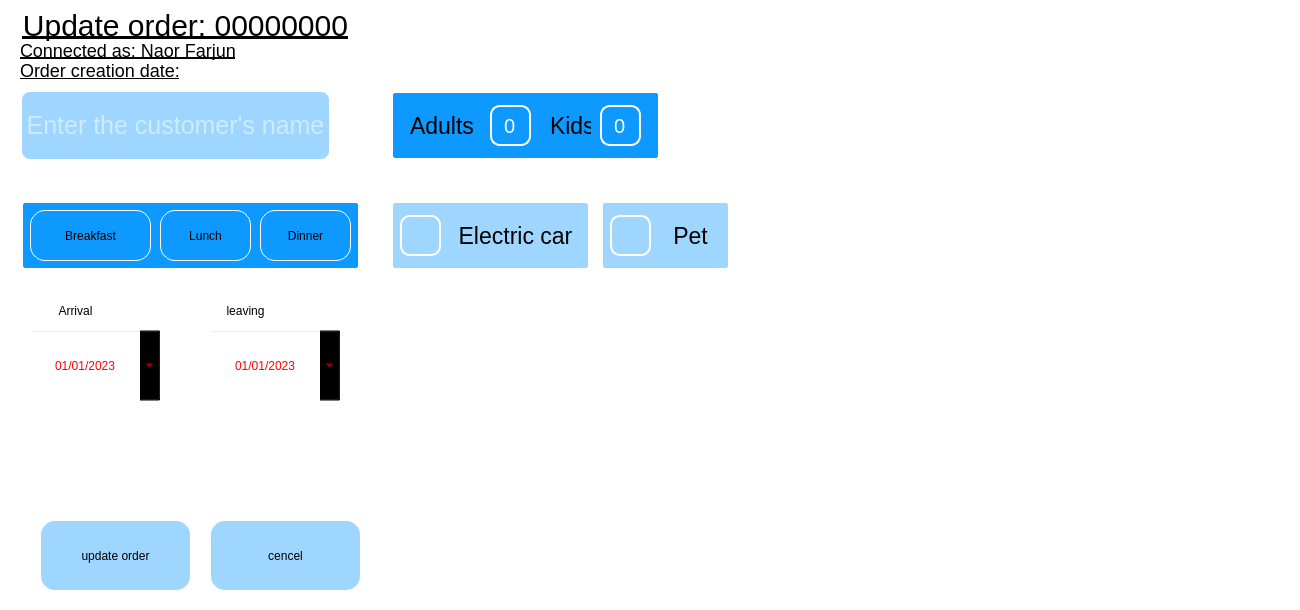
<?xml version="1.0" encoding="UTF-8"?>
<ui version="4.0">
 <class>Form</class>
 <widget class="QWidget" name="Form">
  <property name="geometry">
   <rect>
    <x>0</x>
    <y>0</y>
    <width>1300</width>
    <height>610</height>
   </rect>
  </property>
  <property name="windowTitle">
   <string>Form</string>
  </property>
  <property name="styleSheet">
   <string notr="true">font:  &quot;Calibri&quot;;
background-color:transparent;</string>
  </property>
  <widget class="QLabel" name="title_label">
   <property name="geometry">
    <rect>
     <x>10</x>
     <y>10</y>
     <width>351</width>
     <height>31</height>
    </rect>
   </property>
   <property name="styleSheet">
    <string notr="true">background-color: transparent;
font-size:30px;
text-decoration: underline;
color: rgb(0, 0, 0);</string>
   </property>
   <property name="text">
    <string>Update order: 00000000</string>
   </property>
   <property name="alignment">
    <set>Qt::AlignCenter</set>
   </property>
  </widget>
  <widget class="QLabel" name="created_by_label">
   <property name="geometry">
    <rect>
     <x>20</x>
     <y>40</y>
     <width>231</width>
     <height>20</height>
    </rect>
   </property>
   <property name="styleSheet">
    <string notr="true">background-color: transparent;
font-size:18px;
text-decoration: underline;
color: rgb(0, 0, 0);</string>
   </property>
   <property name="text">
    <string>Connected as: Naor Farjun</string>
   </property>
   <property name="alignment">
    <set>Qt::AlignLeading|Qt::AlignLeft|Qt::AlignVCenter</set>
   </property>
  </widget>
  <widget class="QLineEdit" name="customer_name_input">
   <property name="geometry">
    <rect>
     <x>20</x>
     <y>90</y>
     <width>311</width>
     <height>71</height>
    </rect>
   </property>
   <property name="styleSheet">
    <string notr="true">border-radius:15px;
font-size:25px;
background-color:rgba(13, 153, 255,0.4);
color: rgb(255, 255, 255);

border:2px solid  rgb(255, 255, 255);
border-radius:10px;</string>
   </property>
   <property name="text">
    <string/>
   </property>
   <property name="maxLength">
    <number>100</number>
   </property>
   <property name="alignment">
    <set>Qt::AlignCenter</set>
   </property>
   <property name="placeholderText">
    <string>Enter the customer's name</string>
   </property>
  </widget>
  <widget class="QPushButton" name="update_btn">
   <property name="geometry">
    <rect>
     <x>40</x>
     <y>520</y>
     <width>151</width>
     <height>71</height>
    </rect>
   </property>
   <property name="styleSheet">
    <string notr="true">QPushButton:hover {
 background:   rgb(48, 120, 200);
}
QPushButton{
border-radius:15px;
font: 25px &quot;Calibri&quot;;
border:1px solid  rgb(255, 255, 255);
background-color:rgba(13, 153, 255,0.4);

}</string>
   </property>
   <property name="text">
    <string>update order</string>
   </property>
  </widget>
  <widget class="QPushButton" name="cencel_btn">
   <property name="geometry">
    <rect>
     <x>210</x>
     <y>520</y>
     <width>151</width>
     <height>71</height>
    </rect>
   </property>
   <property name="styleSheet">
    <string notr="true">QPushButton:hover {
 background:   rgb(48, 120, 200);
}
QPushButton{
border-radius:15px;
font: 25px &quot;Calibri&quot;;
border:1px solid  rgb(255, 255, 255);
background-color:rgba(13, 153, 255,0.4);

}</string>
   </property>
   <property name="text">
    <string>cencel</string>
   </property>
  </widget>
  <widget class="QFrame" name="guest_frame">
   <property name="geometry">
    <rect>
     <x>390</x>
     <y>90</y>
     <width>271</width>
     <height>71</height>
    </rect>
   </property>
   <property name="styleSheet">
    <string notr="true">.QFrame{
background-color: rgb(13, 153, 255);
border:3px solid  rgb(255, 255, 255);
border-radius:5px;
}</string>
   </property>
   <property name="frameShape">
    <enum>QFrame::StyledPanel</enum>
   </property>
   <property name="frameShadow">
    <enum>QFrame::Raised</enum>
   </property>
   <widget class="QFrame" name="adults_frame">
    <property name="geometry">
     <rect>
      <x>10</x>
      <y>5</y>
      <width>141</width>
      <height>61</height>
     </rect>
    </property>
    <property name="styleSheet">
     <string notr="true">border:noen;
border-radius:0;
</string>
    </property>
    <property name="frameShape">
     <enum>QFrame::StyledPanel</enum>
    </property>
    <property name="frameShadow">
     <enum>QFrame::Raised</enum>
    </property>
    <widget class="QLabel" name="adults_label">
     <property name="geometry">
      <rect>
       <x>10</x>
       <y>10</y>
       <width>71</width>
       <height>41</height>
      </rect>
     </property>
     <property name="styleSheet">
      <string notr="true">background-color: transparent;
font-size:23px;
color: rgb(0, 0, 0);</string>
     </property>
     <property name="text">
      <string>Adults</string>
     </property>
    </widget>
    <widget class="QSpinBox" name="adults_input">
     <property name="geometry">
      <rect>
       <x>90</x>
       <y>10</y>
       <width>41</width>
       <height>41</height>
      </rect>
     </property>
     <property name="styleSheet">
      <string notr="true">background-color: transparent;
font-size:20px;
background-color:rgba(13, 153, 255,0.4);
color: rgb(255, 255, 255);
border:2px solid  rgb(255, 255, 255);
border-radius:10px;


</string>
     </property>
     <property name="alignment">
      <set>Qt::AlignCenter</set>
     </property>
     <property name="buttonSymbols">
      <enum>QAbstractSpinBox::NoButtons</enum>
     </property>
     <property name="minimum">
      <number>0</number>
     </property>
     <property name="maximum">
      <number>10</number>
     </property>
     <property name="singleStep">
      <number>1</number>
     </property>
     <property name="value">
      <number>0</number>
     </property>
     <property name="displayIntegerBase">
      <number>10</number>
     </property>
    </widget>
   </widget>
   <widget class="QFrame" name="kids_frame">
    <property name="geometry">
     <rect>
      <x>150</x>
      <y>5</y>
      <width>111</width>
      <height>61</height>
     </rect>
    </property>
    <property name="styleSheet">
     <string notr="true">border:noen;
border-radius:0;
</string>
    </property>
    <property name="frameShape">
     <enum>QFrame::StyledPanel</enum>
    </property>
    <property name="frameShadow">
     <enum>QFrame::Raised</enum>
    </property>
    <widget class="QLabel" name="kids_label">
     <property name="geometry">
      <rect>
       <x>10</x>
       <y>10</y>
       <width>41</width>
       <height>41</height>
      </rect>
     </property>
     <property name="styleSheet">
      <string notr="true">background-color: transparent;
font-size:23px;
color: rgb(0, 0, 0);</string>
     </property>
     <property name="text">
      <string>Kids</string>
     </property>
    </widget>
    <widget class="QSpinBox" name="kids_input">
     <property name="geometry">
      <rect>
       <x>60</x>
       <y>10</y>
       <width>41</width>
       <height>41</height>
      </rect>
     </property>
     <property name="styleSheet">
      <string notr="true">background-color: transparent;
font-size:20px;
background-color:rgba(13, 153, 255,0.4);
color: rgb(255, 255, 255);
border:2px solid  rgb(255, 255, 255);
border-radius:10px;


</string>
     </property>
     <property name="alignment">
      <set>Qt::AlignCenter</set>
     </property>
     <property name="buttonSymbols">
      <enum>QAbstractSpinBox::NoButtons</enum>
     </property>
     <property name="minimum">
      <number>0</number>
     </property>
     <property name="maximum">
      <number>10</number>
     </property>
     <property name="value">
      <number>0</number>
     </property>
     <property name="displayIntegerBase">
      <number>10</number>
     </property>
    </widget>
   </widget>
  </widget>
  <widget class="QFrame" name="food_opsions_frame">
   <property name="geometry">
    <rect>
     <x>20</x>
     <y>200</y>
     <width>341</width>
     <height>71</height>
    </rect>
   </property>
   <property name="styleSheet">
    <string notr="true">.QFrame{
background-color: rgb(13, 153, 255);
border:3px solid  rgb(255, 255, 255);
border-radius:5px;
}</string>
   </property>
   <property name="frameShape">
    <enum>QFrame::StyledPanel</enum>
   </property>
   <property name="frameShadow">
    <enum>QFrame::Raised</enum>
   </property>
   <widget class="QPushButton" name="breakfast_btn">
    <property name="geometry">
     <rect>
      <x>10</x>
      <y>10</y>
      <width>121</width>
      <height>51</height>
     </rect>
    </property>
    <property name="cursor">
     <cursorShape>PointingHandCursor</cursorShape>
    </property>
    <property name="styleSheet">
     <string notr="true">QPushButton:hover {
 background:   rgb(48, 120, 200);
}
QPushButton{
border-radius:15px;
font: 25px &quot;Calibri&quot;;
border:1px solid  rgb(255, 255, 255);

}</string>
    </property>
    <property name="text">
     <string>Breakfast</string>
    </property>
    <property name="iconSize">
     <size>
      <width>20</width>
      <height>20</height>
     </size>
    </property>
    <property name="checkable">
     <bool>true</bool>
    </property>
   </widget>
   <widget class="QPushButton" name="lunch_btn">
    <property name="geometry">
     <rect>
      <x>140</x>
      <y>10</y>
      <width>91</width>
      <height>51</height>
     </rect>
    </property>
    <property name="cursor">
     <cursorShape>PointingHandCursor</cursorShape>
    </property>
    <property name="styleSheet">
     <string notr="true">QPushButton:hover {
 background:   rgb(48, 120, 200);
}
QPushButton{
border-radius:15px;
font: 25px &quot;Calibri&quot;;
border:1px solid  rgb(255, 255, 255);
}</string>
    </property>
    <property name="text">
     <string>Lunch</string>
    </property>
    <property name="iconSize">
     <size>
      <width>20</width>
      <height>20</height>
     </size>
    </property>
    <property name="checkable">
     <bool>true</bool>
    </property>
   </widget>
   <widget class="QPushButton" name="dinner_btn">
    <property name="geometry">
     <rect>
      <x>240</x>
      <y>10</y>
      <width>91</width>
      <height>51</height>
     </rect>
    </property>
    <property name="cursor">
     <cursorShape>PointingHandCursor</cursorShape>
    </property>
    <property name="styleSheet">
     <string notr="true">QPushButton:hover {
 background:   rgb(48, 120, 200);
}
QPushButton{
border-radius:15px;
font: 25px &quot;Calibri&quot;;
border:1px solid  rgb(255, 255, 255);
}</string>
    </property>
    <property name="text">
     <string>Dinner</string>
    </property>
    <property name="iconSize">
     <size>
      <width>20</width>
      <height>20</height>
     </size>
    </property>
    <property name="checkable">
     <bool>true</bool>
    </property>
   </widget>
  </widget>
  <widget class="QFrame" name="frame_6">
   <property name="geometry">
    <rect>
     <x>390</x>
     <y>200</y>
     <width>201</width>
     <height>71</height>
    </rect>
   </property>
   <property name="styleSheet">
    <string notr="true">.QFrame{
background-color:rgba(13, 153, 255,0.4);
border:3px solid  rgb(255, 255, 255);
border-radius:5px;
}</string>
   </property>
   <property name="frameShape">
    <enum>QFrame::StyledPanel</enum>
   </property>
   <property name="frameShadow">
    <enum>QFrame::Raised</enum>
   </property>
   <widget class="QPushButton" name="check_electric_car_btn">
    <property name="geometry">
     <rect>
      <x>10</x>
      <y>15</y>
      <width>41</width>
      <height>41</height>
     </rect>
    </property>
    <property name="styleSheet">
     <string notr="true">
QPushButton:hover {
background-color: rgb(10, 123, 204);
}
QPushButton{
border-radius:15px;
border-radius:10px;
color: rgb(255, 255, 255);
border:2px solid  rgb(255, 255, 255);

}
</string>
    </property>
    <property name="text">
     <string/>
    </property>
    <property name="icon">
     <iconset>
      <activeoff>../ICONS/unchecked.png</activeoff>
      <activeon>../ICONS/checked.png</activeon>
      <selectedon>../ICONS/checked.png</selectedon>
     </iconset>
    </property>
    <property name="iconSize">
     <size>
      <width>25</width>
      <height>25</height>
     </size>
    </property>
    <property name="checkable">
     <bool>true</bool>
    </property>
   </widget>
   <widget class="QLabel" name="label_8">
    <property name="geometry">
     <rect>
      <x>60</x>
      <y>15</y>
      <width>131</width>
      <height>41</height>
     </rect>
    </property>
    <property name="styleSheet">
     <string notr="true">background-color: transparent;
font-size:23px;
color: rgb(0, 0, 0);</string>
    </property>
    <property name="text">
     <string>Electric car</string>
    </property>
    <property name="alignment">
     <set>Qt::AlignCenter</set>
    </property>
   </widget>
  </widget>
  <widget class="QFrame" name="frame_7">
   <property name="geometry">
    <rect>
     <x>600</x>
     <y>200</y>
     <width>131</width>
     <height>71</height>
    </rect>
   </property>
   <property name="styleSheet">
    <string notr="true">.QFrame{
background-color:rgba(13, 153, 255,0.4);
border:3px solid  rgb(255, 255, 255);
border-radius:5px;
}</string>
   </property>
   <property name="frameShape">
    <enum>QFrame::StyledPanel</enum>
   </property>
   <property name="frameShadow">
    <enum>QFrame::Raised</enum>
   </property>
   <widget class="QPushButton" name="check_pet_btn">
    <property name="geometry">
     <rect>
      <x>10</x>
      <y>15</y>
      <width>41</width>
      <height>41</height>
     </rect>
    </property>
    <property name="styleSheet">
     <string notr="true">QPushButton:hover {
background-color: rgb(10, 123, 204);
}
QPushButton{
border-radius:15px;
border-radius:10px;
color: rgb(255, 255, 255);
border:2px solid  rgb(255, 255, 255);

}
</string>
    </property>
    <property name="text">
     <string/>
    </property>
    <property name="icon">
     <iconset>
      <activeoff>../ICONS/unchecked.png</activeoff>
      <activeon>../ICONS/checked.png</activeon>
      <selectedon>../ICONS/checked.png</selectedon>
     </iconset>
    </property>
    <property name="iconSize">
     <size>
      <width>25</width>
      <height>25</height>
     </size>
    </property>
    <property name="checkable">
     <bool>true</bool>
    </property>
   </widget>
   <widget class="QLabel" name="label_9">
    <property name="geometry">
     <rect>
      <x>60</x>
      <y>15</y>
      <width>61</width>
      <height>41</height>
     </rect>
    </property>
    <property name="styleSheet">
     <string notr="true">background-color: transparent;
font-size:23px;
color: rgb(0, 0, 0);</string>
    </property>
    <property name="text">
     <string>Pet</string>
    </property>
    <property name="alignment">
     <set>Qt::AlignCenter</set>
    </property>
   </widget>
  </widget>
  <widget class="QDateEdit" name="arrival_date">
   <property name="geometry">
    <rect>
     <x>30</x>
     <y>330</y>
     <width>131</width>
     <height>71</height>
    </rect>
   </property>
   <property name="styleSheet">
    <string notr="true">color: rgb(255, 255, 255);
color: rgb(255, 0, 0);
border-color:rgb(0,0,0);
font: 16pt &quot;Calibri&quot;;</string>
   </property>
   <property name="alignment">
    <set>Qt::AlignCenter</set>
   </property>
   <property name="buttonSymbols">
    <enum>QAbstractSpinBox::NoButtons</enum>
   </property>
   <property name="keyboardTracking">
    <bool>true</bool>
   </property>
   <property name="minimumDateTime">
    <datetime>
     <hour>0</hour>
     <minute>0</minute>
     <second>0</second>
     <year>2023</year>
     <month>1</month>
     <day>1</day>
    </datetime>
   </property>
   <property name="displayFormat">
    <string>dd/MM/yyyy</string>
   </property>
   <property name="calendarPopup">
    <bool>true</bool>
   </property>
   <property name="date">
    <date>
     <year>2023</year>
     <month>1</month>
     <day>1</day>
    </date>
   </property>
  </widget>
  <widget class="QLabel" name="arrival_label">
   <property name="geometry">
    <rect>
     <x>40</x>
     <y>300</y>
     <width>71</width>
     <height>21</height>
    </rect>
   </property>
   <property name="styleSheet">
    <string notr="true">font: 14pt &quot;Calibri&quot;;
</string>
   </property>
   <property name="text">
    <string>Arrival</string>
   </property>
   <property name="alignment">
    <set>Qt::AlignCenter</set>
   </property>
  </widget>
  <widget class="QLabel" name="leaving_label">
   <property name="geometry">
    <rect>
     <x>210</x>
     <y>300</y>
     <width>71</width>
     <height>21</height>
    </rect>
   </property>
   <property name="styleSheet">
    <string notr="true">font: 14pt &quot;Calibri&quot;;
</string>
   </property>
   <property name="text">
    <string>leaving</string>
   </property>
   <property name="alignment">
    <set>Qt::AlignCenter</set>
   </property>
  </widget>
  <widget class="QLabel" name="error_label">
   <property name="geometry">
    <rect>
     <x>430</x>
     <y>540</y>
     <width>541</width>
     <height>41</height>
    </rect>
   </property>
   <property name="styleSheet">
    <string notr="true">color: rgb(255, 85, 0);
font: 16pt &quot;Calibri&quot;;</string>
   </property>
   <property name="text">
    <string/>
   </property>
   <property name="alignment">
    <set>Qt::AlignCenter</set>
   </property>
  </widget>
  <widget class="QDateEdit" name="leaving_date">
   <property name="geometry">
    <rect>
     <x>210</x>
     <y>330</y>
     <width>131</width>
     <height>71</height>
    </rect>
   </property>
   <property name="styleSheet">
    <string notr="true">color: rgb(255, 255, 255);
color: rgb(255, 0, 0);
border-color:rgb(0,0,0);
font: 16pt &quot;Calibri&quot;;</string>
   </property>
   <property name="alignment">
    <set>Qt::AlignCenter</set>
   </property>
   <property name="buttonSymbols">
    <enum>QAbstractSpinBox::NoButtons</enum>
   </property>
   <property name="keyboardTracking">
    <bool>true</bool>
   </property>
   <property name="minimumDateTime">
    <datetime>
     <hour>0</hour>
     <minute>0</minute>
     <second>0</second>
     <year>2023</year>
     <month>1</month>
     <day>1</day>
    </datetime>
   </property>
   <property name="displayFormat">
    <string>dd/MM/yyyy</string>
   </property>
   <property name="calendarPopup">
    <bool>true</bool>
   </property>
   <property name="date">
    <date>
     <year>2023</year>
     <month>1</month>
     <day>1</day>
    </date>
   </property>
  </widget>
  <widget class="QLabel" name="creation_date_label">
   <property name="geometry">
    <rect>
     <x>20</x>
     <y>60</y>
     <width>341</width>
     <height>21</height>
    </rect>
   </property>
   <property name="styleSheet">
    <string notr="true">background-color: transparent;
font-size:18px;
text-decoration: underline;
color: rgb(0, 0, 0);</string>
   </property>
   <property name="text">
    <string>Order creation date:</string>
   </property>
   <property name="alignment">
    <set>Qt::AlignLeading|Qt::AlignLeft|Qt::AlignVCenter</set>
   </property>
  </widget>
 </widget>
 <resources/>
 <connections/>
</ui>
